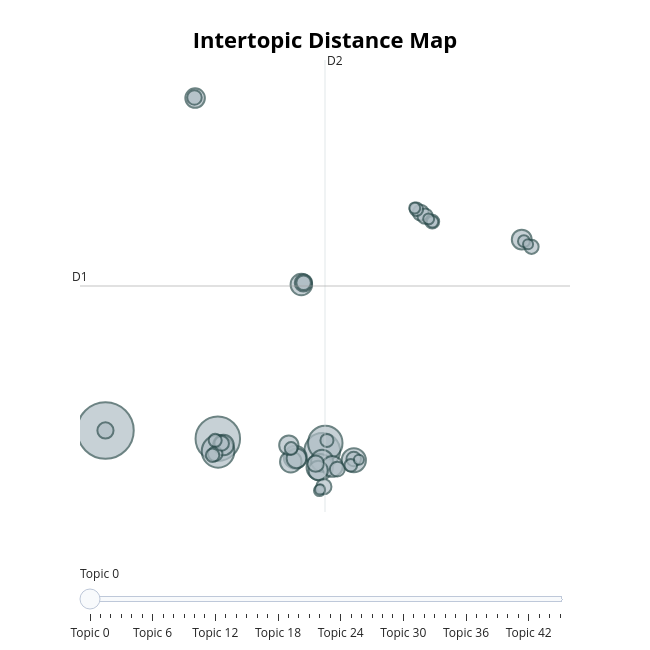

The notebook cell saved with this chart:
### Code cell
topic_model_no_place.visualize_topics()

### Figure 1 — Plotly figure (JSON) as saved in the notebook; plotly's stock layout.template omitted (floating-point values rounded to 4 significant figures; data arrays with more than 128 entries replaced by an {"elided": "..."} marker saying what was removed)
{"data": [{"customdata": {"elided": "46x3 mixed values"}, "hovertemplate": "<b>Topic %{customdata[0]}</b><br>%{customdata[1]}<br>Size: %{customdata[2]}", "legendgroup": "", "marker": {"color": "#B0BEC5", "line": {"color": "DarkSlateGrey", "width": 2}, "size": [318, 197, 126, 118, 106, 69, 58, 52, 48, 46, 46, 43, 42, 39, 39, 38, 37, 37, 30, 27, 26, 25, 23, 23, 22, 21, 21, 21, 21, 21, 20, 19, 18, 18, 17, 17, 16, 16, 14, 13, 12, 12, 12, 10, 10, 10], "sizemode": "area", "sizeref": 0.1988, "symbol": "circle"}, "mode": "markers", "name": "", "orientation": "v", "showlegend": false, "type": "scatter", "x": [-7.756, -2.622, 2.152, 2.29, -2.609, 2.037, 3.594, 0.9165, 2.145, 0.7143, 1.196, 2.613, -2.363, 11.27, 0.974, -3.66, 1.966, 0.6247, 1.292, 1.852, -7.756, 6.648, 6.852, 2.224, 2.84, 1.299, -2.74, -3.688, -2.445, 3.59, 11.72, 7.18, -2.86, 6.456, 2.366, -2.741, 3.456, 0.7285, 11.37, 7.191, 7.014, 2.023, 6.376, 11.56, 2.052, 3.826], "xaxis": "x", "y": [-4.917, -5.404, -6.127, -5.661, -6.157, -7.094, -6.687, -6.509, -6.72, -6.774, 3.743, -7.047, -5.782, 6.412, -6.571, 14.81, -7.293, -5.789, 3.839, -6.886, -4.917, 8.011, 7.802, -8.252, -7.214, 3.845, -6.3, 14.84, -5.684, -6.612, 5.981, 7.473, -6.389, 8.206, -5.509, -5.502, -6.981, -5.985, 6.315, 7.461, 7.639, -8.484, 8.287, 6.137, -8.414, -6.652], "yaxis": "y"}], "layout": {"annotations": [{"showarrow": false, "text": "D1", "x": -8.92, "y": 3.655, "yshift": 10}, {"showarrow": false, "text": "D2", "x": 2.277, "xshift": 10, "y": 17.07}], "height": 650, "hoverlabel": {"bgcolor": "white", "font": {"family": "Rockwell", "size": 16}}, "legend": {"itemsizing": "constant", "tracegroupgap": 0}, "margin": {"t": 60}, "shapes": [{"line": {"color": "#CFD8DC", "width": 2}, "type": "line", "x0": 2.277, "x1": 2.277, "y0": -9.757, "y1": 17.07}, {"line": {"color": "#9E9E9E", "width": 2}, "type": "line", "x0": -8.92, "x1": 13.47, "y0": 3.655, "y1": 3.655}], "sliders": [{"active": 0, "pad": {"t": 50}, "steps": [{"args": [{"marker.color": [["red", "#B0BEC5", "#B0BEC5", "#B0BEC5", "#B0BEC5", "#B0BEC5", "#B0BEC5", "#B0BEC5", "#B0BEC5", "#B0BEC5", "#B0BEC5", "#B0BEC5", "#B0BEC5", "#B0BEC5", "#B0BEC5", "#B0BEC5", "#B0BEC5", "#B0BEC5", "#B0BEC5", "#B0BEC5", "#B0BEC5", "#B0BEC5", "#B0BEC5", "#B0BEC5", "#B0BEC5", "#B0BEC5", "#B0BEC5", "#B0BEC5", "#B0BEC5", "#B0BEC5", "#B0BEC5", "#B0BEC5", "#B0BEC5", "#B0BEC5", "#B0BEC5", "#B0BEC5", "#B0BEC5", "#B0BEC5", "#B0BEC5", "#B0BEC5", "#B0BEC5", "#B0BEC5", "#B0BEC5", "#B0BEC5", "#B0BEC5", "#B0BEC5"]]}], "label": "Topic 0", "method": "update"}, {"args": [{"marker.color": [["#B0BEC5", "red", "#B0BEC5", "#B0BEC5", "#B0BEC5", "#B0BEC5", "#B0BEC5", "#B0BEC5", "#B0BEC5", "#B0BEC5", "#B0BEC5", "#B0BEC5", "#B0BEC5", "#B0BEC5", "#B0BEC5", "#B0BEC5", "#B0BEC5", "#B0BEC5", "#B0BEC5", "#B0BEC5", "#B0BEC5", "#B0BEC5", "#B0BEC5", "#B0BEC5", "#B0BEC5", "#B0BEC5", "#B0BEC5", "#B0BEC5", "#B0BEC5", "#B0BEC5", "#B0BEC5", "#B0BEC5", "#B0BEC5", "#B0BEC5", "#B0BEC5", "#B0BEC5", "#B0BEC5", "#B0BEC5", "#B0BEC5", "#B0BEC5", "#B0BEC5", "#B0BEC5", "#B0BEC5", "#B0BEC5", "#B0BEC5", "#B0BEC5"]]}], "label": "Topic 1", "method": "update"}, {"args": [{"marker.color": [["#B0BEC5", "#B0BEC5", "red", "#B0BEC5", "#B0BEC5", "#B0BEC5", "#B0BEC5", "#B0BEC5", "#B0BEC5", "#B0BEC5", "#B0BEC5", "#B0BEC5", "#B0BEC5", "#B0BEC5", "#B0BEC5", "#B0BEC5", "#B0BEC5", "#B0BEC5", "#B0BEC5", "#B0BEC5", "#B0BEC5", "#B0BEC5", "#B0BEC5", "#B0BEC5", "#B0BEC5", "#B0BEC5", "#B0BEC5", "#B0BEC5", "#B0BEC5", "#B0BEC5", "#B0BEC5", "#B0BEC5", "#B0BEC5", "#B0BEC5", "#B0BEC5", "#B0BEC5", "#B0BEC5", "#B0BEC5", "#B0BEC5", "#B0BEC5", "#B0BEC5", "#B0BEC5", "#B0BEC5", "#B0BEC5", "#B0BEC5", "#B0BEC5"]]}], "label": "Topic 2", "method": "update"}, {"args": [{"marker.color": [["#B0BEC5", "#B0BEC5", "#B0BEC5", "red", "#B0BEC5", "#B0BEC5", "#B0BEC5", "#B0BEC5", "#B0BEC5", "#B0BEC5", "#B0BEC5", "#B0BEC5", "#B0BEC5", "#B0BEC5", "#B0BEC5", "#B0BEC5", "#B0BEC5", "#B0BEC5", "#B0BEC5", "#B0BEC5", "#B0BEC5", "#B0BEC5", "#B0BEC5", "#B0BEC5", "#B0BEC5", "#B0BEC5", "#B0BEC5", "#B0BEC5", "#B0BEC5", "#B0BEC5", "#B0BEC5", "#B0BEC5", "#B0BEC5", "#B0BEC5", "#B0BEC5", "#B0BEC5", "#B0BEC5", "#B0BEC5", "#B0BEC5", "#B0BEC5", "#B0BEC5", "#B0BEC5", "#B0BEC5", "#B0BEC5", "#B0BEC5", "#B0BEC5"]]}], "label": "Topic 3", "method": "update"}, {"args": [{"marker.color": [["#B0BEC5", "#B0BEC5", "#B0BEC5", "#B0BEC5", "red", "#B0BEC5", "#B0BEC5", "#B0BEC5", "#B0BEC5", "#B0BEC5", "#B0BEC5", "#B0BEC5", "#B0BEC5", "#B0BEC5", "#B0BEC5", "#B0BEC5", "#B0BEC5", "#B0BEC5", "#B0BEC5", "#B0BEC5", "#B0BEC5", "#B0BEC5", "#B0BEC5", "#B0BEC5", "#B0BEC5", "#B0BEC5", "#B0BEC5", "#B0BEC5", "#B0BEC5", "#B0BEC5", "#B0BEC5", "#B0BEC5", "#B0BEC5", "#B0BEC5", "#B0BEC5", "#B0BEC5", "#B0BEC5", "#B0BEC5", "#B0BEC5", "#B0BEC5", "#B0BEC5", "#B0BEC5", "#B0BEC5", "#B0BEC5", "#B0BEC5", "#B0BEC5"]]}], "label": "Topic 4", "method": "update"}, {"args": [{"marker.color": [["#B0BEC5", "#B0BEC5", "#B0BEC5", "#B0BEC5", "#B0BEC5", "red", "#B0BEC5", "#B0BEC5", "#B0BEC5", "#B0BEC5", "#B0BEC5", "#B0BEC5", "#B0BEC5", "#B0BEC5", "#B0BEC5", "#B0BEC5", "#B0BEC5", "#B0BEC5", "#B0BEC5", "#B0BEC5", "#B0BEC5", "#B0BEC5", "#B0BEC5", "#B0BEC5", "#B0BEC5", "#B0BEC5", "#B0BEC5", "#B0BEC5", "#B0BEC5", "#B0BEC5", "#B0BEC5", "#B0BEC5", "#B0BEC5", "#B0BEC5", "#B0BEC5", "#B0BEC5", "#B0BEC5", "#B0BEC5", "#B0BEC5", "#B0BEC5", "#B0BEC5", "#B0BEC5", "#B0BEC5", "#B0BEC5", "#B0BEC5", "#B0BEC5"]]}], "label": "Topic 5", "method": "update"}, {"args": [{"marker.color": [["#B0BEC5", "#B0BEC5", "#B0BEC5", "#B0BEC5", "#B0BEC5", "#B0BEC5", "red", "#B0BEC5", "#B0BEC5", "#B0BEC5", "#B0BEC5", "#B0BEC5", "#B0BEC5", "#B0BEC5", "#B0BEC5", "#B0BEC5", "#B0BEC5", "#B0BEC5", "#B0BEC5", "#B0BEC5", "#B0BEC5", "#B0BEC5", "#B0BEC5", "#B0BEC5", "#B0BEC5", "#B0BEC5", "#B0BEC5", "#B0BEC5", "#B0BEC5", "#B0BEC5", "#B0BEC5", "#B0BEC5", "#B0BEC5", "#B0BEC5", "#B0BEC5", "#B0BEC5", "#B0BEC5", "#B0BEC5", "#B0BEC5", "#B0BEC5", "#B0BEC5", "#B0BEC5", "#B0BEC5", "#B0BEC5", "#B0BEC5", "#B0BEC5"]]}], "label": "Topic 6", "method": "update"}, {"args": [{"marker.color": [["#B0BEC5", "#B0BEC5", "#B0BEC5", "#B0BEC5", "#B0BEC5", "#B0BEC5", "#B0BEC5", "red", "#B0BEC5", "#B0BEC5", "#B0BEC5", "#B0BEC5", "#B0BEC5", "#B0BEC5", "#B0BEC5", "#B0BEC5", "#B0BEC5", "#B0BEC5", "#B0BEC5", "#B0BEC5", "#B0BEC5", "#B0BEC5", "#B0BEC5", "#B0BEC5", "#B0BEC5", "#B0BEC5", "#B0BEC5", "#B0BEC5", "#B0BEC5", "#B0BEC5", "#B0BEC5", "#B0BEC5", "#B0BEC5", "#B0BEC5", "#B0BEC5", "#B0BEC5", "#B0BEC5", "#B0BEC5", "#B0BEC5", "#B0BEC5", "#B0BEC5", "#B0BEC5", "#B0BEC5", "#B0BEC5", "#B0BEC5", "#B0BEC5"]]}], "label": "Topic 7", "method": "update"}, {"args": [{"marker.color": [["#B0BEC5", "#B0BEC5", "#B0BEC5", "#B0BEC5", "#B0BEC5", "#B0BEC5", "#B0BEC5", "#B0BEC5", "red", "#B0BEC5", "#B0BEC5", "#B0BEC5", "#B0BEC5", "#B0BEC5", "#B0BEC5", "#B0BEC5", "#B0BEC5", "#B0BEC5", "#B0BEC5", "#B0BEC5", "#B0BEC5", "#B0BEC5", "#B0BEC5", "#B0BEC5", "#B0BEC5", "#B0BEC5", "#B0BEC5", "#B0BEC5", "#B0BEC5", "#B0BEC5", "#B0BEC5", "#B0BEC5", "#B0BEC5", "#B0BEC5", "#B0BEC5", "#B0BEC5", "#B0BEC5", "#B0BEC5", "#B0BEC5", "#B0BEC5", "#B0BEC5", "#B0BEC5", "#B0BEC5", "#B0BEC5", "#B0BEC5", "#B0BEC5"]]}], "label": "Topic 8", "method": "update"}, {"args": [{"marker.color": [["#B0BEC5", "#B0BEC5", "#B0BEC5", "#B0BEC5", "#B0BEC5", "#B0BEC5", "#B0BEC5", "#B0BEC5", "#B0BEC5", "red", "#B0BEC5", "#B0BEC5", "#B0BEC5", "#B0BEC5", "#B0BEC5", "#B0BEC5", "#B0BEC5", "#B0BEC5", "#B0BEC5", "#B0BEC5", "#B0BEC5", "#B0BEC5", "#B0BEC5", "#B0BEC5", "#B0BEC5", "#B0BEC5", "#B0BEC5", "#B0BEC5", "#B0BEC5", "#B0BEC5", "#B0BEC5", "#B0BEC5", "#B0BEC5", "#B0BEC5", "#B0BEC5", "#B0BEC5", "#B0BEC5", "#B0BEC5", "#B0BEC5", "#B0BEC5", "#B0BEC5", "#B0BEC5", "#B0BEC5", "#B0BEC5", "#B0BEC5", "#B0BEC5"]]}], "label": "Topic 9", "method": "update"}, {"args": [{"marker.color": [["#B0BEC5", "#B0BEC5", "#B0BEC5", "#B0BEC5", "#B0BEC5", "#B0BEC5", "#B0BEC5", "#B0BEC5", "#B0BEC5", "#B0BEC5", "red", "#B0BEC5", "#B0BEC5", "#B0BEC5", "#B0BEC5", "#B0BEC5", "#B0BEC5", "#B0BEC5", "#B0BEC5", "#B0BEC5", "#B0BEC5", "#B0BEC5", "#B0BEC5", "#B0BEC5", "#B0BEC5", "#B0BEC5", "#B0BEC5", "#B0BEC5", "#B0BEC5", "#B0BEC5", "#B0BEC5", "#B0BEC5", "#B0BEC5", "#B0BEC5", "#B0BEC5", "#B0BEC5", "#B0BEC5", "#B0BEC5", "#B0BEC5", "#B0BEC5", "#B0BEC5", "#B0BEC5", "#B0BEC5", "#B0BEC5", "#B0BEC5", "#B0BEC5"]]}], "label": "Topic 10", "method": "update"}, {"args": [{"marker.color": [["#B0BEC5", "#B0BEC5", "#B0BEC5", "#B0BEC5", "#B0BEC5", "#B0BEC5", "#B0BEC5", "#B0BEC5", "#B0BEC5", "#B0BEC5", "#B0BEC5", "red", "#B0BEC5", "#B0BEC5", "#B0BEC5", "#B0BEC5", "#B0BEC5", "#B0BEC5", "#B0BEC5", "#B0BEC5", "#B0BEC5", "#B0BEC5", "#B0BEC5", "#B0BEC5", "#B0BEC5", "#B0BEC5", "#B0BEC5", "#B0BEC5", "#B0BEC5", "#B0BEC5", "#B0BEC5", "#B0BEC5", "#B0BEC5", "#B0BEC5", "#B0BEC5", "#B0BEC5", "#B0BEC5", "#B0BEC5", "#B0BEC5", "#B0BEC5", "#B0BEC5", "#B0BEC5", "#B0BEC5", "#B0BEC5", "#B0BEC5", "#B0BEC5"]]}], "label": "Topic 11", "method": "update"}, {"args": [{"marker.color": [["#B0BEC5", "#B0BEC5", "#B0BEC5", "#B0BEC5", "#B0BEC5", "#B0BEC5", "#B0BEC5", "#B0BEC5", "#B0BEC5", "#B0BEC5", "#B0BEC5", "#B0BEC5", "red", "#B0BEC5", "#B0BEC5", "#B0BEC5", "#B0BEC5", "#B0BEC5", "#B0BEC5", "#B0BEC5", "#B0BEC5", "#B0BEC5", "#B0BEC5", "#B0BEC5", "#B0BEC5", "#B0BEC5", "#B0BEC5", "#B0BEC5", "#B0BEC5", "#B0BEC5", "#B0BEC5", "#B0BEC5", "#B0BEC5", "#B0BEC5", "#B0BEC5", "#B0BEC5", "#B0BEC5", "#B0BEC5", "#B0BEC5", "#B0BEC5", "#B0BEC5", "#B0BEC5", "#B0BEC5", "#B0BEC5", "#B0BEC5", "#B0BEC5"]]}], "label": "Topic 12", "method": "update"}, {"args": [{"marker.color": [["#B0BEC5", "#B0BEC5", "#B0BEC5", "#B0BEC5", "#B0BEC5", "#B0BEC5", "#B0BEC5", "#B0BEC5", "#B0BEC5", "#B0BEC5", "#B0BEC5", "#B0BEC5", "#B0BEC5", "red", "#B0BEC5", "#B0BEC5", "#B0BEC5", "#B0BEC5", "#B0BEC5", "#B0BEC5", "#B0BEC5", "#B0BEC5", "#B0BEC5", "#B0BEC5", "#B0BEC5", "#B0BEC5", "#B0BEC5", "#B0BEC5", "#B0BEC5", "#B0BEC5", "#B0BEC5", "#B0BEC5", "#B0BEC5", "#B0BEC5", "#B0BEC5", "#B0BEC5", "#B0BEC5", "#B0BEC5", "#B0BEC5", "#B0BEC5", "#B0BEC5", "#B0BEC5", "#B0BEC5", "#B0BEC5", "#B0BEC5", "#B0BEC5"]]}], "label": "Topic 13", "method": "update"}, {"args": [{"marker.color": [["#B0BEC5", "#B0BEC5", "#B0BEC5", "#B0BEC5", "#B0BEC5", "#B0BEC5", "#B0BEC5", "#B0BEC5", "#B0BEC5", "#B0BEC5", "#B0BEC5", "#B0BEC5", "#B0BEC5", "#B0BEC5", "red", "#B0BEC5", "#B0BEC5", "#B0BEC5", "#B0BEC5", "#B0BEC5", "#B0BEC5", "#B0BEC5", "#B0BEC5", "#B0BEC5", "#B0BEC5", "#B0BEC5", "#B0BEC5", "#B0BEC5", "#B0BEC5", "#B0BEC5", "#B0BEC5", "#B0BEC5", "#B0BEC5", "#B0BEC5", "#B0BEC5", "#B0BEC5", "#B0BEC5", "#B0BEC5", "#B0BEC5", "#B0BEC5", "#B0BEC5", "#B0BEC5", "#B0BEC5", "#B0BEC5", "#B0BEC5", "#B0BEC5"]]}], "label": "Topic 14", "method": "update"}, {"args": [{"marker.color": [["#B0BEC5", "#B0BEC5", "#B0BEC5", "#B0BEC5", "#B0BEC5", "#B0BEC5", "#B0BEC5", "#B0BEC5", "#B0BEC5", "#B0BEC5", "#B0BEC5", "#B0BEC5", "#B0BEC5", "#B0BEC5", "#B0BEC5", "red", "#B0BEC5", "#B0BEC5", "#B0BEC5", "#B0BEC5", "#B0BEC5", "#B0BEC5", "#B0BEC5", "#B0BEC5", "#B0BEC5", "#B0BEC5", "#B0BEC5", "#B0BEC5", "#B0BEC5", "#B0BEC5", "#B0BEC5", "#B0BEC5", "#B0BEC5", "#B0BEC5", "#B0BEC5", "#B0BEC5", "#B0BEC5", "#B0BEC5", "#B0BEC5", "#B0BEC5", "#B0BEC5", "#B0BEC5", "#B0BEC5", "#B0BEC5", "#B0BEC5", "#B0BEC5"]]}], "label": "Topic 15", "method": "update"}, {"args": [{"marker.color": [["#B0BEC5", "#B0BEC5", "#B0BEC5", "#B0BEC5", "#B0BEC5", "#B0BEC5", "#B0BEC5", "#B0BEC5", "#B0BEC5", "#B0BEC5", "#B0BEC5", "#B0BEC5", "#B0BEC5", "#B0BEC5", "#B0BEC5", "#B0BEC5", "red", "#B0BEC5", "#B0BEC5", "#B0BEC5", "#B0BEC5", "#B0BEC5", "#B0BEC5", "#B0BEC5", "#B0BEC5", "#B0BEC5", "#B0BEC5", "#B0BEC5", "#B0BEC5", "#B0BEC5", "#B0BEC5", "#B0BEC5", "#B0BEC5", "#B0BEC5", "#B0BEC5", "#B0BEC5", "#B0BEC5", "#B0BEC5", "#B0BEC5", "#B0BEC5", "#B0BEC5", "#B0BEC5", "#B0BEC5", "#B0BEC5", "#B0BEC5", "#B0BEC5"]]}], "label": "Topic 16", "method": "update"}, {"args": [{"marker.color": [["#B0BEC5", "#B0BEC5", "#B0BEC5", "#B0BEC5", "#B0BEC5", "#B0BEC5", "#B0BEC5", "#B0BEC5", "#B0BEC5", "#B0BEC5", "#B0BEC5", "#B0BEC5", "#B0BEC5", "#B0BEC5", "#B0BEC5", "#B0BEC5", "#B0BEC5", "red", "#B0BEC5", "#B0BEC5", "#B0BEC5", "#B0BEC5", "#B0BEC5", "#B0BEC5", "#B0BEC5", "#B0BEC5", "#B0BEC5", "#B0BEC5", "#B0BEC5", "#B0BEC5", "#B0BEC5", "#B0BEC5", "#B0BEC5", "#B0BEC5", "#B0BEC5", "#B0BEC5", "#B0BEC5", "#B0BEC5", "#B0BEC5", "#B0BEC5", "#B0BEC5", "#B0BEC5", "#B0BEC5", "#B0BEC5", "#B0BEC5", "#B0BEC5"]]}], "label": "Topic 17", "method": "update"}, {"args": [{"marker.color": [["#B0BEC5", "#B0BEC5", "#B0BEC5", "#B0BEC5", "#B0BEC5", "#B0BEC5", "#B0BEC5", "#B0BEC5", "#B0BEC5", "#B0BEC5", "#B0BEC5", "#B0BEC5", "#B0BEC5", "#B0BEC5", "#B0BEC5", "#B0BEC5", "#B0BEC5", "#B0BEC5", "red", "#B0BEC5", "#B0BEC5", "#B0BEC5", "#B0BEC5", "#B0BEC5", "#B0BEC5", "#B0BEC5", "#B0BEC5", "#B0BEC5", "#B0BEC5", "#B0BEC5", "#B0BEC5", "#B0BEC5", "#B0BEC5", "#B0BEC5", "#B0BEC5", "#B0BEC5", "#B0BEC5", "#B0BEC5", "#B0BEC5", "#B0BEC5", "#B0BEC5", "#B0BEC5", "#B0BEC5", "#B0BEC5", "#B0BEC5", "#B0BEC5"]]}], "label": "Topic 18", "method": "update"}, {"args": [{"marker.color": [["#B0BEC5", "#B0BEC5", "#B0BEC5", "#B0BEC5", "#B0BEC5", "#B0BEC5", "#B0BEC5", "#B0BEC5", "#B0BEC5", "#B0BEC5", "#B0BEC5", "#B0BEC5", "#B0BEC5", "#B0BEC5", "#B0BEC5", "#B0BEC5", "#B0BEC5", "#B0BEC5", "#B0BEC5", "red", "#B0BEC5", "#B0BEC5", "#B0BEC5", "#B0BEC5", "#B0BEC5", "#B0BEC5", "#B0BEC5", "#B0BEC5", "#B0BEC5", "#B0BEC5", "#B0BEC5", "#B0BEC5", "#B0BEC5", "#B0BEC5", "#B0BEC5", "#B0BEC5", "#B0BEC5", "#B0BEC5", "#B0BEC5", "#B0BEC5", "#B0BEC5", "#B0BEC5", "#B0BEC5", "#B0BEC5", "#B0BEC5", "#B0BEC5"]]}], "label": "Topic 19", "method": "update"}, {"args": [{"marker.color": [["#B0BEC5", "#B0BEC5", "#B0BEC5", "#B0BEC5", "#B0BEC5", "#B0BEC5", "#B0BEC5", "#B0BEC5", "#B0BEC5", "#B0BEC5", "#B0BEC5", "#B0BEC5", "#B0BEC5", "#B0BEC5", "#B0BEC5", "#B0BEC5", "#B0BEC5", "#B0BEC5", "#B0BEC5", "#B0BEC5", "red", "#B0BEC5", "#B0BEC5", "#B0BEC5", "#B0BEC5", "#B0BEC5", "#B0BEC5", "#B0BEC5", "#B0BEC5", "#B0BEC5", "#B0BEC5", "#B0BEC5", "#B0BEC5", "#B0BEC5", "#B0BEC5", "#B0BEC5", "#B0BEC5", "#B0BEC5", "#B0BEC5", "#B0BEC5", "#B0BEC5", "#B0BEC5", "#B0BEC5", "#B0BEC5", "#B0BEC5", "#B0BEC5"]]}], "label": "Topic 20", "method": "update"}, {"args": [{"marker.color": [["#B0BEC5", "#B0BEC5", "#B0BEC5", "#B0BEC5", "#B0BEC5", "#B0BEC5", "#B0BEC5", "#B0BEC5", "#B0BEC5", "#B0BEC5", "#B0BEC5", "#B0BEC5", "#B0BEC5", "#B0BEC5", "#B0BEC5", "#B0BEC5", "#B0BEC5", "#B0BEC5", "#B0BEC5", "#B0BEC5", "#B0BEC5", "red", "#B0BEC5", "#B0BEC5", "#B0BEC5", "#B0BEC5", "#B0BEC5", "#B0BEC5", "#B0BEC5", "#B0BEC5", "#B0BEC5", "#B0BEC5", "#B0BEC5", "#B0BEC5", "#B0BEC5", "#B0BEC5", "#B0BEC5", "#B0BEC5", "#B0BEC5", "#B0BEC5", "#B0BEC5", "#B0BEC5", "#B0BEC5", "#B0BEC5", "#B0BEC5", "#B0BEC5"]]}], "label": "Topic 21", "method": "update"}, {"args": [{"marker.color": [["#B0BEC5", "#B0BEC5", "#B0BEC5", "#B0BEC5", "#B0BEC5", "#B0BEC5", "#B0BEC5", "#B0BEC5", "#B0BEC5", "#B0BEC5", "#B0BEC5", "#B0BEC5", "#B0BEC5", "#B0BEC5", "#B0BEC5", "#B0BEC5", "#B0BEC5", "#B0BEC5", "#B0BEC5", "#B0BEC5", "#B0BEC5", "#B0BEC5", "red", "#B0BEC5", "#B0BEC5", "#B0BEC5", "#B0BEC5", "#B0BEC5", "#B0BEC5", "#B0BEC5", "#B0BEC5", "#B0BEC5", "#B0BEC5", "#B0BEC5", "#B0BEC5", "#B0BEC5", "#B0BEC5", "#B0BEC5", "#B0BEC5", "#B0BEC5", "#B0BEC5", "#B0BEC5", "#B0BEC5", "#B0BEC5", "#B0BEC5", "#B0BEC5"]]}], "label": "Topic 22", "method": "update"}, {"args": [{"marker.color": [["#B0BEC5", "#B0BEC5", "#B0BEC5", "#B0BEC5", "#B0BEC5", "#B0BEC5", "#B0BEC5", "#B0BEC5", "#B0BEC5", "#B0BEC5", "#B0BEC5", "#B0BEC5", "#B0BEC5", "#B0BEC5", "#B0BEC5", "#B0BEC5", "#B0BEC5", "#B0BEC5", "#B0BEC5", "#B0BEC5", "#B0BEC5", "#B0BEC5", "#B0BEC5", "red", "#B0BEC5", "#B0BEC5", "#B0BEC5", "#B0BEC5", "#B0BEC5", "#B0BEC5", "#B0BEC5", "#B0BEC5", "#B0BEC5", "#B0BEC5", "#B0BEC5", "#B0BEC5", "#B0BEC5", "#B0BEC5", "#B0BEC5", "#B0BEC5", "#B0BEC5", "#B0BEC5", "#B0BEC5", "#B0BEC5", "#B0BEC5", "#B0BEC5"]]}], "label": "Topic 23", "method": "update"}, {"args": [{"marker.color": [["#B0BEC5", "#B0BEC5", "#B0BEC5", "#B0BEC5", "#B0BEC5", "#B0BEC5", "#B0BEC5", "#B0BEC5", "#B0BEC5", "#B0BEC5", "#B0BEC5", "#B0BEC5", "#B0BEC5", "#B0BEC5", "#B0BEC5", "#B0BEC5", "#B0BEC5", "#B0BEC5", "#B0BEC5", "#B0BEC5", "#B0BEC5", "#B0BEC5", "#B0BEC5", "#B0BEC5", "red", "#B0BEC5", "#B0BEC5", "#B0BEC5", "#B0BEC5", "#B0BEC5", "#B0BEC5", "#B0BEC5", "#B0BEC5", "#B0BEC5", "#B0BEC5", "#B0BEC5", "#B0BEC5", "#B0BEC5", "#B0BEC5", "#B0BEC5", "#B0BEC5", "#B0BEC5", "#B0BEC5", "#B0BEC5", "#B0BEC5", "#B0BEC5"]]}], "label": "Topic 24", "method": "update"}, {"args": [{"marker.color": [["#B0BEC5", "#B0BEC5", "#B0BEC5", "#B0BEC5", "#B0BEC5", "#B0BEC5", "#B0BEC5", "#B0BEC5", "#B0BEC5", "#B0BEC5", "#B0BEC5", "#B0BEC5", "#B0BEC5", "#B0BEC5", "#B0BEC5", "#B0BEC5", "#B0BEC5", "#B0BEC5", "#B0BEC5", "#B0BEC5", "#B0BEC5", "#B0BEC5", "#B0BEC5", "#B0BEC5", "#B0BEC5", "red", "#B0BEC5", "#B0BEC5", "#B0BEC5", "#B0BEC5", "#B0BEC5", "#B0BEC5", "#B0BEC5", "#B0BEC5", "#B0BEC5", "#B0BEC5", "#B0BEC5", "#B0BEC5", "#B0BEC5", "#B0BEC5", "#B0BEC5", "#B0BEC5", "#B0BEC5", "#B0BEC5", "#B0BEC5", "#B0BEC5"]]}], "label": "Topic 25", "method": "update"}, {"args": [{"marker.color": [["#B0BEC5", "#B0BEC5", "#B0BEC5", "#B0BEC5", "#B0BEC5", "#B0BEC5", "#B0BEC5", "#B0BEC5", "#B0BEC5", "#B0BEC5", "#B0BEC5", "#B0BEC5", "#B0BEC5", "#B0BEC5", "#B0BEC5", "#B0BEC5", "#B0BEC5", "#B0BEC5", "#B0BEC5", "#B0BEC5", "#B0BEC5", "#B0BEC5", "#B0BEC5", "#B0BEC5", "#B0BEC5", "#B0BEC5", "red", "#B0BEC5", "#B0BEC5", "#B0BEC5", "#B0BEC5", "#B0BEC5", "#B0BEC5", "#B0BEC5", "#B0BEC5", "#B0BEC5", "#B0BEC5", "#B0BEC5", "#B0BEC5", "#B0BEC5", "#B0BEC5", "#B0BEC5", "#B0BEC5", "#B0BEC5", "#B0BEC5", "#B0BEC5"]]}], "label": "Topic 26", "method": "update"}, {"args": [{"marker.color": [["#B0BEC5", "#B0BEC5", "#B0BEC5", "#B0BEC5", "#B0BEC5", "#B0BEC5", "#B0BEC5", "#B0BEC5", "#B0BEC5", "#B0BEC5", "#B0BEC5", "#B0BEC5", "#B0BEC5", "#B0BEC5", "#B0BEC5", "#B0BEC5", "#B0BEC5", "#B0BEC5", "#B0BEC5", "#B0BEC5", "#B0BEC5", "#B0BEC5", "#B0BEC5", "#B0BEC5", "#B0BEC5", "#B0BEC5", "#B0BEC5", "red", "#B0BEC5", "#B0BEC5", "#B0BEC5", "#B0BEC5", "#B0BEC5", "#B0BEC5", "#B0BEC5", "#B0BEC5", "#B0BEC5", "#B0BEC5", "#B0BEC5", "#B0BEC5", "#B0BEC5", "#B0BEC5", "#B0BEC5", "#B0BEC5", "#B0BEC5", "#B0BEC5"]]}], "label": "Topic 27", "method": "update"}, {"args": [{"marker.color": [["#B0BEC5", "#B0BEC5", "#B0BEC5", "#B0BEC5", "#B0BEC5", "#B0BEC5", "#B0BEC5", "#B0BEC5", "#B0BEC5", "#B0BEC5", "#B0BEC5", "#B0BEC5", "#B0BEC5", "#B0BEC5", "#B0BEC5", "#B0BEC5", "#B0BEC5", "#B0BEC5", "#B0BEC5", "#B0BEC5", "#B0BEC5", "#B0BEC5", "#B0BEC5", "#B0BEC5", "#B0BEC5", "#B0BEC5", "#B0BEC5", "#B0BEC5", "red", "#B0BEC5", "#B0BEC5", "#B0BEC5", "#B0BEC5", "#B0BEC5", "#B0BEC5", "#B0BEC5", "#B0BEC5", "#B0BEC5", "#B0BEC5", "#B0BEC5", "#B0BEC5", "#B0BEC5", "#B0BEC5", "#B0BEC5", "#B0BEC5", "#B0BEC5"]]}], "label": "Topic 28", "method": "update"}, {"args": [{"marker.color": [["#B0BEC5", "#B0BEC5", "#B0BEC5", "#B0BEC5", "#B0BEC5", "#B0BEC5", "#B0BEC5", "#B0BEC5", "#B0BEC5", "#B0BEC5", "#B0BEC5", "#B0BEC5", "#B0BEC5", "#B0BEC5", "#B0BEC5", "#B0BEC5", "#B0BEC5", "#B0BEC5", "#B0BEC5", "#B0BEC5", "#B0BEC5", "#B0BEC5", "#B0BEC5", "#B0BEC5", "#B0BEC5", "#B0BEC5", "#B0BEC5", "#B0BEC5", "#B0BEC5", "red", "#B0BEC5", "#B0BEC5", "#B0BEC5", "#B0BEC5", "#B0BEC5", "#B0BEC5", "#B0BEC5", "#B0BEC5", "#B0BEC5", "#B0BEC5", "#B0BEC5", "#B0BEC5", "#B0BEC5", "#B0BEC5", "#B0BEC5", "#B0BEC5"]]}], "label": "Topic 29", "method": "update"}, {"args": [{"marker.color": [["#B0BEC5", "#B0BEC5", "#B0BEC5", "#B0BEC5", "#B0BEC5", "#B0BEC5", "#B0BEC5", "#B0BEC5", "#B0BEC5", "#B0BEC5", "#B0BEC5", "#B0BEC5", "#B0BEC5", "#B0BEC5", "#B0BEC5", "#B0BEC5", "#B0BEC5", "#B0BEC5", "#B0BEC5", "#B0BEC5", "#B0BEC5", "#B0BEC5", "#B0BEC5", "#B0BEC5", "#B0BEC5", "#B0BEC5", "#B0BEC5", "#B0BEC5", "#B0BEC5", "#B0BEC5", "red", "#B0BEC5", "#B0BEC5", "#B0BEC5", "#B0BEC5", "#B0BEC5", "#B0BEC5", "#B0BEC5", "#B0BEC5", "#B0BEC5", "#B0BEC5", "#B0BEC5", "#B0BEC5", "#B0BEC5", "#B0BEC5", "#B0BEC5"]]}], "label": "Topic 30", "method": "update"}, {"args": [{"marker.color": [["#B0BEC5", "#B0BEC5", "#B0BEC5", "#B0BEC5", "#B0BEC5", "#B0BEC5", "#B0BEC5", "#B0BEC5", "#B0BEC5", "#B0BEC5", "#B0BEC5", "#B0BEC5", "#B0BEC5", "#B0BEC5", "#B0BEC5", "#B0BEC5", "#B0BEC5", "#B0BEC5", "#B0BEC5", "#B0BEC5", "#B0BEC5", "#B0BEC5", "#B0BEC5", "#B0BEC5", "#B0BEC5", "#B0BEC5", "#B0BEC5", "#B0BEC5", "#B0BEC5", "#B0BEC5", "#B0BEC5", "red", "#B0BEC5", "#B0BEC5", "#B0BEC5", "#B0BEC5", "#B0BEC5", "#B0BEC5", "#B0BEC5", "#B0BEC5", "#B0BEC5", "#B0BEC5", "#B0BEC5", "#B0BEC5", "#B0BEC5", "#B0BEC5"]]}], "label": "Topic 31", "method": "update"}, {"args": [{"marker.color": [["#B0BEC5", "#B0BEC5", "#B0BEC5", "#B0BEC5", "#B0BEC5", "#B0BEC5", "#B0BEC5", "#B0BEC5", "#B0BEC5", "#B0BEC5", "#B0BEC5", "#B0BEC5", "#B0BEC5", "#B0BEC5", "#B0BEC5", "#B0BEC5", "#B0BEC5", "#B0BEC5", "#B0BEC5", "#B0BEC5", "#B0BEC5", "#B0BEC5", "#B0BEC5", "#B0BEC5", "#B0BEC5", "#B0BEC5", "#B0BEC5", "#B0BEC5", "#B0BEC5", "#B0BEC5", "#B0BEC5", "#B0BEC5", "red", "#B0BEC5", "#B0BEC5", "#B0BEC5", "#B0BEC5", "#B0BEC5", "#B0BEC5", "#B0BEC5", "#B0BEC5", "#B0BEC5", "#B0BEC5", "#B0BEC5", "#B0BEC5", "#B0BEC5"]]}], "label": "Topic 32", "method": "update"}, {"args": [{"marker.color": [["#B0BEC5", "#B0BEC5", "#B0BEC5", "#B0BEC5", "#B0BEC5", "#B0BEC5", "#B0BEC5", "#B0BEC5", "#B0BEC5", "#B0BEC5", "#B0BEC5", "#B0BEC5", "#B0BEC5", "#B0BEC5", "#B0BEC5", "#B0BEC5", "#B0BEC5", "#B0BEC5", "#B0BEC5", "#B0BEC5", "#B0BEC5", "#B0BEC5", "#B0BEC5", "#B0BEC5", "#B0BEC5", "#B0BEC5", "#B0BEC5", "#B0BEC5", "#B0BEC5", "#B0BEC5", "#B0BEC5", "#B0BEC5", "#B0BEC5", "red", "#B0BEC5", "#B0BEC5", "#B0BEC5", "#B0BEC5", "#B0BEC5", "#B0BEC5", "#B0BEC5", "#B0BEC5", "#B0BEC5", "#B0BEC5", "#B0BEC5", "#B0BEC5"]]}], "label": "Topic 33", "method": "update"}, {"args": [{"marker.color": [["#B0BEC5", "#B0BEC5", "#B0BEC5", "#B0BEC5", "#B0BEC5", "#B0BEC5", "#B0BEC5", "#B0BEC5", "#B0BEC5", "#B0BEC5", "#B0BEC5", "#B0BEC5", "#B0BEC5", "#B0BEC5", "#B0BEC5", "#B0BEC5", "#B0BEC5", "#B0BEC5", "#B0BEC5", "#B0BEC5", "#B0BEC5", "#B0BEC5", "#B0BEC5", "#B0BEC5", "#B0BEC5", "#B0BEC5", "#B0BEC5", "#B0BEC5", "#B0BEC5", "#B0BEC5", "#B0BEC5", "#B0BEC5", "#B0BEC5", "#B0BEC5", "red", "#B0BEC5", "#B0BEC5", "#B0BEC5", "#B0BEC5", "#B0BEC5", "#B0BEC5", "#B0BEC5", "#B0BEC5", "#B0BEC5", "#B0BEC5", "#B0BEC5"]]}], "label": "Topic 34", "method": "update"}, {"args": [{"marker.color": [["#B0BEC5", "#B0BEC5", "#B0BEC5", "#B0BEC5", "#B0BEC5", "#B0BEC5", "#B0BEC5", "#B0BEC5", "#B0BEC5", "#B0BEC5", "#B0BEC5", "#B0BEC5", "#B0BEC5", "#B0BEC5", "#B0BEC5", "#B0BEC5", "#B0BEC5", "#B0BEC5", "#B0BEC5", "#B0BEC5", "#B0BEC5", "#B0BEC5", "#B0BEC5", "#B0BEC5", "#B0BEC5", "#B0BEC5", "#B0BEC5", "#B0BEC5", "#B0BEC5", "#B0BEC5", "#B0BEC5", "#B0BEC5", "#B0BEC5", "#B0BEC5", "#B0BEC5", "red", "#B0BEC5", "#B0BEC5", "#B0BEC5", "#B0BEC5", "#B0BEC5", "#B0BEC5", "#B0BEC5", "#B0BEC5", "#B0BEC5", "#B0BEC5"]]}], "label": "Topic 35", "method": "update"}, {"args": [{"marker.color": [["#B0BEC5", "#B0BEC5", "#B0BEC5", "#B0BEC5", "#B0BEC5", "#B0BEC5", "#B0BEC5", "#B0BEC5", "#B0BEC5", "#B0BEC5", "#B0BEC5", "#B0BEC5", "#B0BEC5", "#B0BEC5", "#B0BEC5", "#B0BEC5", "#B0BEC5", "#B0BEC5", "#B0BEC5", "#B0BEC5", "#B0BEC5", "#B0BEC5", "#B0BEC5", "#B0BEC5", "#B0BEC5", "#B0BEC5", "#B0BEC5", "#B0BEC5", "#B0BEC5", "#B0BEC5", "#B0BEC5", "#B0BEC5", "#B0BEC5", "#B0BEC5", "#B0BEC5", "#B0BEC5", "red", "#B0BEC5", "#B0BEC5", "#B0BEC5", "#B0BEC5", "#B0BEC5", "#B0BEC5", "#B0BEC5", "#B0BEC5", "#B0BEC5"]]}], "label": "Topic 36", "method": "update"}, {"args": [{"marker.color": [["#B0BEC5", "#B0BEC5", "#B0BEC5", "#B0BEC5", "#B0BEC5", "#B0BEC5", "#B0BEC5", "#B0BEC5", "#B0BEC5", "#B0BEC5", "#B0BEC5", "#B0BEC5", "#B0BEC5", "#B0BEC5", "#B0BEC5", "#B0BEC5", "#B0BEC5", "#B0BEC5", "#B0BEC5", "#B0BEC5", "#B0BEC5", "#B0BEC5", "#B0BEC5", "#B0BEC5", "#B0BEC5", "#B0BEC5", "#B0BEC5", "#B0BEC5", "#B0BEC5", "#B0BEC5", "#B0BEC5", "#B0BEC5", "#B0BEC5", "#B0BEC5", "#B0BEC5", "#B0BEC5", "#B0BEC5", "red", "#B0BEC5", "#B0BEC5", "#B0BEC5", "#B0BEC5", "#B0BEC5", "#B0BEC5", "#B0BEC5", "#B0BEC5"]]}], "label": "Topic 37", "method": "update"}, {"args": [{"marker.color": [["#B0BEC5", "#B0BEC5", "#B0BEC5", "#B0BEC5", "#B0BEC5", "#B0BEC5", "#B0BEC5", "#B0BEC5", "#B0BEC5", "#B0BEC5", "#B0BEC5", "#B0BEC5", "#B0BEC5", "#B0BEC5", "#B0BEC5", "#B0BEC5", "#B0BEC5", "#B0BEC5", "#B0BEC5", "#B0BEC5", "#B0BEC5", "#B0BEC5", "#B0BEC5", "#B0BEC5", "#B0BEC5", "#B0BEC5", "#B0BEC5", "#B0BEC5", "#B0BEC5", "#B0BEC5", "#B0BEC5", "#B0BEC5", "#B0BEC5", "#B0BEC5", "#B0BEC5", "#B0BEC5", "#B0BEC5", "#B0BEC5", "red", "#B0BEC5", "#B0BEC5", "#B0BEC5", "#B0BEC5", "#B0BEC5", "#B0BEC5", "#B0BEC5"]]}], "label": "Topic 38", "method": "update"}, {"args": [{"marker.color": [["#B0BEC5", "#B0BEC5", "#B0BEC5", "#B0BEC5", "#B0BEC5", "#B0BEC5", "#B0BEC5", "#B0BEC5", "#B0BEC5", "#B0BEC5", "#B0BEC5", "#B0BEC5", "#B0BEC5", "#B0BEC5", "#B0BEC5", "#B0BEC5", "#B0BEC5", "#B0BEC5", "#B0BEC5", "#B0BEC5", "#B0BEC5", "#B0BEC5", "#B0BEC5", "#B0BEC5", "#B0BEC5", "#B0BEC5", "#B0BEC5", "#B0BEC5", "#B0BEC5", "#B0BEC5", "#B0BEC5", "#B0BEC5", "#B0BEC5", "#B0BEC5", "#B0BEC5", "#B0BEC5", "#B0BEC5", "#B0BEC5", "#B0BEC5", "red", "#B0BEC5", "#B0BEC5", "#B0BEC5", "#B0BEC5", "#B0BEC5", "#B0BEC5"]]}], "label": "Topic 39", "method": "update"}, {"args": [{"marker.color": [["#B0BEC5", "#B0BEC5", "#B0BEC5", "#B0BEC5", "#B0BEC5", "#B0BEC5", "#B0BEC5", "#B0BEC5", "#B0BEC5", "#B0BEC5", "#B0BEC5", "#B0BEC5", "#B0BEC5", "#B0BEC5", "#B0BEC5", "#B0BEC5", "#B0BEC5", "#B0BEC5", "#B0BEC5", "#B0BEC5", "#B0BEC5", "#B0BEC5", "#B0BEC5", "#B0BEC5", "#B0BEC5", "#B0BEC5", "#B0BEC5", "#B0BEC5", "#B0BEC5", "#B0BEC5", "#B0BEC5", "#B0BEC5", "#B0BEC5", "#B0BEC5", "#B0BEC5", "#B0BEC5", "#B0BEC5", "#B0BEC5", "#B0BEC5", "#B0BEC5", "red", "#B0BEC5", "#B0BEC5", "#B0BEC5", "#B0BEC5", "#B0BEC5"]]}], "label": "Topic 40", "method": "update"}, {"args": [{"marker.color": [["#B0BEC5", "#B0BEC5", "#B0BEC5", "#B0BEC5", "#B0BEC5", "#B0BEC5", "#B0BEC5", "#B0BEC5", "#B0BEC5", "#B0BEC5", "#B0BEC5", "#B0BEC5", "#B0BEC5", "#B0BEC5", "#B0BEC5", "#B0BEC5", "#B0BEC5", "#B0BEC5", "#B0BEC5", "#B0BEC5", "#B0BEC5", "#B0BEC5", "#B0BEC5", "#B0BEC5", "#B0BEC5", "#B0BEC5", "#B0BEC5", "#B0BEC5", "#B0BEC5", "#B0BEC5", "#B0BEC5", "#B0BEC5", "#B0BEC5", "#B0BEC5", "#B0BEC5", "#B0BEC5", "#B0BEC5", "#B0BEC5", "#B0BEC5", "#B0BEC5", "#B0BEC5", "red", "#B0BEC5", "#B0BEC5", "#B0BEC5", "#B0BEC5"]]}], "label": "Topic 41", "method": "update"}, {"args": [{"marker.color": [["#B0BEC5", "#B0BEC5", "#B0BEC5", "#B0BEC5", "#B0BEC5", "#B0BEC5", "#B0BEC5", "#B0BEC5", "#B0BEC5", "#B0BEC5", "#B0BEC5", "#B0BEC5", "#B0BEC5", "#B0BEC5", "#B0BEC5", "#B0BEC5", "#B0BEC5", "#B0BEC5", "#B0BEC5", "#B0BEC5", "#B0BEC5", "#B0BEC5", "#B0BEC5", "#B0BEC5", "#B0BEC5", "#B0BEC5", "#B0BEC5", "#B0BEC5", "#B0BEC5", "#B0BEC5", "#B0BEC5", "#B0BEC5", "#B0BEC5", "#B0BEC5", "#B0BEC5", "#B0BEC5", "#B0BEC5", "#B0BEC5", "#B0BEC5", "#B0BEC5", "#B0BEC5", "#B0BEC5", "red", "#B0BEC5", "#B0BEC5", "#B0BEC5"]]}], "label": "Topic 42", "method": "update"}, {"args": [{"marker.color": [["#B0BEC5", "#B0BEC5", "#B0BEC5", "#B0BEC5", "#B0BEC5", "#B0BEC5", "#B0BEC5", "#B0BEC5", "#B0BEC5", "#B0BEC5", "#B0BEC5", "#B0BEC5", "#B0BEC5", "#B0BEC5", "#B0BEC5", "#B0BEC5", "#B0BEC5", "#B0BEC5", "#B0BEC5", "#B0BEC5", "#B0BEC5", "#B0BEC5", "#B0BEC5", "#B0BEC5", "#B0BEC5", "#B0BEC5", "#B0BEC5", "#B0BEC5", "#B0BEC5", "#B0BEC5", "#B0BEC5", "#B0BEC5", "#B0BEC5", "#B0BEC5", "#B0BEC5", "#B0BEC5", "#B0BEC5", "#B0BEC5", "#B0BEC5", "#B0BEC5", "#B0BEC5", "#B0BEC5", "#B0BEC5", "red", "#B0BEC5", "#B0BEC5"]]}], "label": "Topic 43", "method": "update"}, {"args": [{"marker.color": [["#B0BEC5", "#B0BEC5", "#B0BEC5", "#B0BEC5", "#B0BEC5", "#B0BEC5", "#B0BEC5", "#B0BEC5", "#B0BEC5", "#B0BEC5", "#B0BEC5", "#B0BEC5", "#B0BEC5", "#B0BEC5", "#B0BEC5", "#B0BEC5", "#B0BEC5", "#B0BEC5", "#B0BEC5", "#B0BEC5", "#B0BEC5", "#B0BEC5", "#B0BEC5", "#B0BEC5", "#B0BEC5", "#B0BEC5", "#B0BEC5", "#B0BEC5", "#B0BEC5", "#B0BEC5", "#B0BEC5", "#B0BEC5", "#B0BEC5", "#B0BEC5", "#B0BEC5", "#B0BEC5", "#B0BEC5", "#B0BEC5", "#B0BEC5", "#B0BEC5", "#B0BEC5", "#B0BEC5", "#B0BEC5", "#B0BEC5", "red", "#B0BEC5"]]}], "label": "Topic 44", "method": "update"}, {"args": [{"marker.color": [["#B0BEC5", "#B0BEC5", "#B0BEC5", "#B0BEC5", "#B0BEC5", "#B0BEC5", "#B0BEC5", "#B0BEC5", "#B0BEC5", "#B0BEC5", "#B0BEC5", "#B0BEC5", "#B0BEC5", "#B0BEC5", "#B0BEC5", "#B0BEC5", "#B0BEC5", "#B0BEC5", "#B0BEC5", "#B0BEC5", "#B0BEC5", "#B0BEC5", "#B0BEC5", "#B0BEC5", "#B0BEC5", "#B0BEC5", "#B0BEC5", "#B0BEC5", "#B0BEC5", "#B0BEC5", "#B0BEC5", "#B0BEC5", "#B0BEC5", "#B0BEC5", "#B0BEC5", "#B0BEC5", "#B0BEC5", "#B0BEC5", "#B0BEC5", "#B0BEC5", "#B0BEC5", "#B0BEC5", "#B0BEC5", "#B0BEC5", "#B0BEC5", "red"]]}], "label": "Topic 45", "method": "update"}]}], "title": {"font": {"color": "Black", "size": 22}, "text": "<b>Intertopic Distance Map</b>", "x": 0.5, "xanchor": "center", "y": 0.95, "yanchor": "top"}, "width": 650, "xaxis": {"anchor": "y", "domain": [0, 1], "range": [-8.92, 13.47], "title": {"text": ""}, "visible": false}, "yaxis": {"anchor": "x", "domain": [0, 1], "range": [-9.757, 17.07], "title": {"text": ""}, "visible": false}}}
